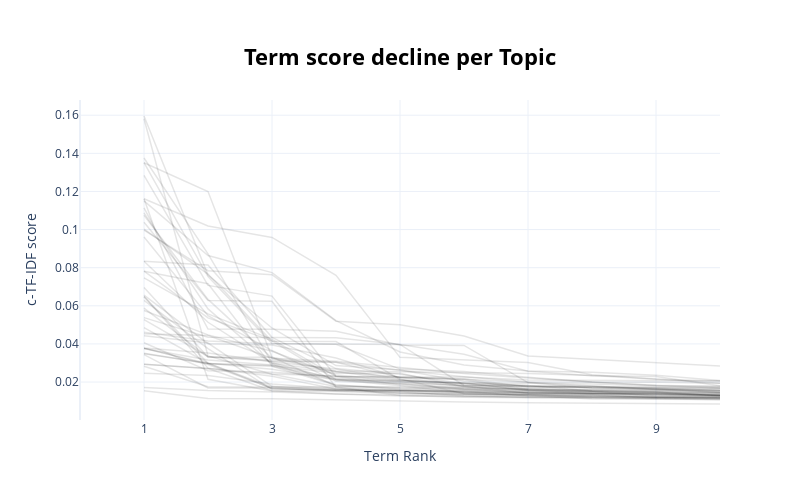

The notebook cell saved with this chart:
### Markdown cell above
<div class="alert alert-block alert-info"> ✅ <b>Note</b>: BERTopic package has a lot of built-in visualizations relevant to the topic modelling domain. They are impelemented on top of Plotly thus they have interactivity and other good capabilities / flavour of such a nice visualization library.</div>

For each topic, we have generated 10 words that best represent that topic. However, are 10 words sufficient? Can we already have a good topic representation with less number of representative words?

To understand the amount of words needed to have a sufficient topic representation, we can show the decline of term score when adding terms. The idea here is that each term that is added has a lower term score than the previous since the first is the best term for the topic. Eventually, we reach the point of diminishing returns, which is very similar to the elbow-method used in k-NN. Below, you can see the decline in term score when adding terms per topic:

### Code cell
topic_model.visualize_term_rank()

### Figure 1 — Plotly figure (JSON) as saved in the notebook; plotly's stock layout.template omitted (floating-point values rounded to 4 significant figures)
{"data": [{"hovertext": "<b>Topic -1</b>:flight_seat_airline_time_service_h", "line": {"color": "black", "width": 1.5}, "mode": "lines+lines", "name": "", "opacity": 0.1, "x": [1, 2, 3, 4, 5, 6, 7, 8, 9, 10], "y": [0.0154, 0.01131, 0.01127, 0.0106, 0.01001, 0.009506, 0.009076, 0.008861, 0.008485, 0.008481], "type": "scatter"}, {"hovertext": "<b>Topic 0</b>:flight_airline_customer_hour_worst_", "line": {"color": "black", "width": 1.5}, "mode": "lines+lines", "name": "", "opacity": 0.1, "x": [1, 2, 3, 4, 5, 6, 7, 8, 9, 10], "y": [0.01719, 0.01556, 0.01483, 0.01374, 0.01318, 0.01262, 0.01227, 0.01222, 0.01191, 0.01151], "type": "scatter"}, {"hovertext": "<b>Topic 1</b>:sydney_qantas_melbourne_flight_bris", "line": {"color": "black", "width": 1.5}, "mode": "lines+lines", "name": "", "opacity": 0.1, "x": [1, 2, 3, 4, 5, 6, 7, 8, 9, 10], "y": [0.02456, 0.02337, 0.01896, 0.01647, 0.01417, 0.01344, 0.01314, 0.01265, 0.01263, 0.01203], "type": "scatter"}, {"hovertext": "<b>Topic 2</b>:good_crew_friendly_cabin_service_fo", "line": {"color": "black", "width": 1.5}, "mode": "lines+lines", "name": "", "opacity": 0.1, "x": [1, 2, 3, 4, 5, 6, 7, 8, 9, 10], "y": [0.02932, 0.02708, 0.02425, 0.02317, 0.0203, 0.01947, 0.01932, 0.01899, 0.01796, 0.01781], "type": "scatter"}, {"hovertext": "<b>Topic 3</b>:johannesburg_cape_town_flight_nairo", "line": {"color": "black", "width": 1.5}, "mode": "lines+lines", "name": "", "opacity": 0.1, "x": [1, 2, 3, 4, 5, 6, 7, 8, 9, 10], "y": [0.02832, 0.01758, 0.01745, 0.01622, 0.01494, 0.01263, 0.0119, 0.01179, 0.01132, 0.01072], "type": "scatter"}, {"hovertext": "<b>Topic 4</b>:dubai_kuwait_flight_qatar_hour_doha", "line": {"color": "black", "width": 1.5}, "mode": "lines+lines", "name": "", "opacity": 0.1, "x": [1, 2, 3, 4, 5, 6, 7, 8, 9, 10], "y": [0.0294, 0.02709, 0.01543, 0.01377, 0.01262, 0.0123, 0.0121, 0.01191, 0.01176, 0.01167], "type": "scatter"}, {"hovertext": "<b>Topic 5</b>:gatwick_cook_thomas_manchester_flig", "line": {"color": "black", "width": 1.5}, "mode": "lines+lines", "name": "", "opacity": 0.1, "x": [1, 2, 3, 4, 5, 6, 7, 8, 9, 10], "y": [0.03436, 0.01688, 0.01683, 0.01544, 0.01526, 0.01493, 0.0144, 0.01423, 0.01357, 0.0127], "type": "scatter"}, {"hovertext": "<b>Topic 6</b>:toronto_canada_flight_air_hour_swoo", "line": {"color": "black", "width": 1.5}, "mode": "lines+lines", "name": "", "opacity": 0.1, "x": [1, 2, 3, 4, 5, 6, 7, 8, 9, 10], "y": [0.0378, 0.02916, 0.01672, 0.01537, 0.0145, 0.01355, 0.01323, 0.01274, 0.01202, 0.01199], "type": "scatter"}, {"hovertext": "<b>Topic 7</b>:bangkok_thai_nok_phuket_flight_chec", "line": {"color": "black", "width": 1.5}, "mode": "lines+lines", "name": "", "opacity": 0.1, "x": [1, 2, 3, 4, 5, 6, 7, 8, 9, 10], "y": [0.04854, 0.02986, 0.01658, 0.01574, 0.0154, 0.01418, 0.01359, 0.01355, 0.01292, 0.01283], "type": "scatter"}, {"hovertext": "<b>Topic 8</b>:china_shanghai_beijing_xiamen_chine", "line": {"color": "black", "width": 1.5}, "mode": "lines+lines", "name": "", "opacity": 0.1, "x": [1, 2, 3, 4, 5, 6, 7, 8, 9, 10], "y": [0.03757, 0.0298, 0.02671, 0.02103, 0.02086, 0.01927, 0.01588, 0.01505, 0.01269, 0.01238], "type": "scatter"}, {"hovertext": "<b>Topic 9</b>:berlin_lufthansa_germanwings_flight", "line": {"color": "black", "width": 1.5}, "mode": "lines+lines", "name": "", "opacity": 0.1, "x": [1, 2, 3, 4, 5, 6, 7, 8, 9, 10], "y": [0.03483, 0.02991, 0.01737, 0.01736, 0.01294, 0.01202, 0.01175, 0.01173, 0.01145, 0.01121], "type": "scatter"}, {"hovertext": "<b>Topic 10</b>:seoul_korean_tokyo_ana_seat_incheo", "line": {"color": "black", "width": 1.5}, "mode": "lines+lines", "name": "", "opacity": 0.1, "x": [1, 2, 3, 4, 5, 6, 7, 8, 9, 10], "y": [0.0351, 0.02958, 0.02827, 0.0183, 0.01699, 0.01648, 0.0161, 0.01586, 0.01583, 0.01583], "type": "scatter"}, {"hovertext": "<b>Topic 11</b>:delhi_india_mumbai_vistara_flight_", "line": {"color": "black", "width": 1.5}, "mode": "lines+lines", "name": "", "opacity": 0.1, "x": [1, 2, 3, 4, 5, 6, 7, 8, 9, 10], "y": [0.03755, 0.03159, 0.02898, 0.02185, 0.02015, 0.01781, 0.01412, 0.01403, 0.01368, 0.01352], "type": "scatter"}, {"hovertext": "<b>Topic 12</b>:moscow_aeroflot_baku_russian_s7_pe", "line": {"color": "black", "width": 1.5}, "mode": "lines+lines", "name": "", "opacity": 0.1, "x": [1, 2, 3, 4, 5, 6, 7, 8, 9, 10], "y": [0.06485, 0.0273, 0.02309, 0.01641, 0.01575, 0.01551, 0.01441, 0.01385, 0.01316, 0.01311], "type": "scatter"}, {"hovertext": "<b>Topic 13</b>:jakarta_denpasar_garuda_lion_bali_", "line": {"color": "black", "width": 1.5}, "mode": "lines+lines", "name": "", "opacity": 0.1, "x": [1, 2, 3, 4, 5, 6, 7, 8, 9, 10], "y": [0.05279, 0.03346, 0.03086, 0.03043, 0.02623, 0.02281, 0.02004, 0.01989, 0.01833, 0.01768], "type": "scatter"}, {"hovertext": "<b>Topic 14</b>:prague_czech_serbia_smartwings_csa", "line": {"color": "black", "width": 1.5}, "mode": "lines+lines", "name": "", "opacity": 0.1, "x": [1, 2, 3, 4, 5, 6, 7, 8, 9, 10], "y": [0.06481, 0.02979, 0.02867, 0.02463, 0.02459, 0.01749, 0.01639, 0.0154, 0.01517, 0.01432], "type": "scatter"}, {"hovertext": "<b>Topic 15</b>:icelandair_finnair_iceland_wow_kef", "line": {"color": "black", "width": 1.5}, "mode": "lines+lines", "name": "", "opacity": 0.1, "x": [1, 2, 3, 4, 5, 6, 7, 8, 9, 10], "y": [0.0379, 0.03518, 0.03065, 0.02687, 0.02158, 0.01389, 0.01295, 0.01105, 0.01104, 0.0109], "type": "scatter"}, {"hovertext": "<b>Topic 16</b>:manila_cebu_philippine_pacific_fli", "line": {"color": "black", "width": 1.5}, "mode": "lines+lines", "name": "", "opacity": 0.1, "x": [1, 2, 3, 4, 5, 6, 7, 8, 9, 10], "y": [0.0782, 0.05369, 0.04161, 0.02133, 0.01914, 0.01636, 0.01436, 0.01389, 0.01342, 0.01313], "type": "scatter"}, {"hovertext": "<b>Topic 17</b>:vietnam_ho_minh_chi_hanoi_airline_", "line": {"color": "black", "width": 1.5}, "mode": "lines+lines", "name": "", "opacity": 0.1, "x": [1, 2, 3, 4, 5, 6, 7, 8, 9, 10], "y": [0.0538, 0.0435, 0.04331, 0.04326, 0.0397, 0.01823, 0.01789, 0.01683, 0.01654, 0.01569], "type": "scatter"}, {"hovertext": "<b>Topic 18</b>:liat_barbados_st_antigua_trinidad_", "line": {"color": "black", "width": 1.5}, "mode": "lines+lines", "name": "", "opacity": 0.1, "x": [1, 2, 3, 4, 5, 6, 7, 8, 9, 10], "y": [0.06565, 0.04011, 0.03948, 0.03261, 0.02221, 0.02153, 0.01986, 0.0179, 0.01649, 0.01642], "type": "scatter"}, {"hovertext": "<b>Topic 19</b>:mauritius_seychelles_air_mahe_seat", "line": {"color": "black", "width": 1.5}, "mode": "lines+lines", "name": "", "opacity": 0.1, "x": [1, 2, 3, 4, 5, 6, 7, 8, 9, 10], "y": [0.1087, 0.05836, 0.02944, 0.01857, 0.01613, 0.01462, 0.0145, 0.01399, 0.01393, 0.01308], "type": "scatter"}, {"hovertext": "<b>Topic 20</b>:iberia_madrid_sata_boston_barcelon", "line": {"color": "black", "width": 1.5}, "mode": "lines+lines", "name": "", "opacity": 0.1, "x": [1, 2, 3, 4, 5, 6, 7, 8, 9, 10], "y": [0.0628, 0.03755, 0.01602, 0.01582, 0.01546, 0.01457, 0.01386, 0.01337, 0.01197, 0.01188], "type": "scatter"}, {"hovertext": "<b>Topic 21</b>:tam_aerolineas_buenos_aire_argenti", "line": {"color": "black", "width": 1.5}, "mode": "lines+lines", "name": "", "opacity": 0.1, "x": [1, 2, 3, 4, 5, 6, 7, 8, 9, 10], "y": [0.04607, 0.04159, 0.04009, 0.03996, 0.03971, 0.0346, 0.0257, 0.02331, 0.02295, 0.01807], "type": "scatter"}, {"hovertext": "<b>Topic 22</b>:tunis_casablanca_tunisair_algiers_", "line": {"color": "black", "width": 1.5}, "mode": "lines+lines", "name": "", "opacity": 0.1, "x": [1, 2, 3, 4, 5, 6, 7, 8, 9, 10], "y": [0.04538, 0.04436, 0.03249, 0.02543, 0.02268, 0.02116, 0.01626, 0.01555, 0.01483, 0.01448], "type": "scatter"}, {"hovertext": "<b>Topic 23</b>:paris_xl_france_orly_seat_newark_c", "line": {"color": "black", "width": 1.5}, "mode": "lines+lines", "name": "", "opacity": 0.1, "x": [1, 2, 3, 4, 5, 6, 7, 8, 9, 10], "y": [0.05874, 0.03316, 0.0316, 0.03034, 0.02233, 0.01831, 0.01744, 0.01743, 0.0161, 0.01544], "type": "scatter"}, {"hovertext": "<b>Topic 24</b>:istanbul_turkish_pegasus_airline_f", "line": {"color": "black", "width": 1.5}, "mode": "lines+lines", "name": "", "opacity": 0.1, "x": [1, 2, 3, 4, 5, 6, 7, 8, 9, 10], "y": [0.07465, 0.05574, 0.04238, 0.02292, 0.01856, 0.01606, 0.0152, 0.01425, 0.01425, 0.01289], "type": "scatter"}, {"hovertext": "<b>Topic 25</b>:athens_aegean_olympic_greek_flight", "line": {"color": "black", "width": 1.5}, "mode": "lines+lines", "name": "", "opacity": 0.1, "x": [1, 2, 3, 4, 5, 6, 7, 8, 9, 10], "y": [0.09611, 0.05484, 0.03653, 0.02037, 0.01922, 0.01684, 0.0159, 0.01467, 0.01381, 0.01314], "type": "scatter"}, {"hovertext": "<b>Topic 26</b>:lhr_ath_good_crew_clean_drink_frie", "line": {"color": "black", "width": 1.5}, "mode": "lines+lines", "name": "", "opacity": 0.1, "x": [1, 2, 3, 4, 5, 6, 7, 8, 9, 10], "y": [0.04063, 0.02597, 0.02514, 0.02293, 0.02266, 0.02264, 0.02103, 0.02091, 0.02054, 0.02052], "type": "scatter"}, {"hovertext": "<b>Topic 27</b>:mexico_aeromexico_city_viva_flight", "line": {"color": "black", "width": 1.5}, "mode": "lines+lines", "name": "", "opacity": 0.1, "x": [1, 2, 3, 4, 5, 6, 7, 8, 9, 10], "y": [0.05753, 0.04475, 0.03614, 0.02373, 0.02084, 0.01966, 0.0156, 0.0153, 0.01462, 0.01388], "type": "scatter"}, {"hovertext": "<b>Topic 28</b>:cathay_kong_hong_dragon_pacific_dr", "line": {"color": "black", "width": 1.5}, "mode": "lines+lines", "name": "", "opacity": 0.1, "x": [1, 2, 3, 4, 5, 6, 7, 8, 9, 10], "y": [0.1114, 0.04783, 0.04774, 0.0466, 0.03946, 0.0392, 0.0197, 0.01673, 0.01648, 0.01451], "type": "scatter"}, {"hovertext": "<b>Topic 29</b>:rome_alitalia_catania_milan_flight", "line": {"color": "black", "width": 1.5}, "mode": "lines+lines", "name": "", "opacity": 0.1, "x": [1, 2, 3, 4, 5, 6, 7, 8, 9, 10], "y": [0.07814, 0.07155, 0.02834, 0.02119, 0.01801, 0.01438, 0.01363, 0.01195, 0.01166, 0.01125], "type": "scatter"}, {"hovertext": "<b>Topic 30</b>:bogota_medellin_colombia_charge_pr", "line": {"color": "black", "width": 1.5}, "mode": "lines+lines", "name": "", "opacity": 0.1, "x": [1, 2, 3, 4, 5, 6, 7, 8, 9, 10], "y": [0.06963, 0.03315, 0.03299, 0.02577, 0.02537, 0.02483, 0.02451, 0.02342, 0.02147, 0.02053], "type": "scatter"}, {"hovertext": "<b>Topic 31</b>:havana_cubana_cuba_holguin_plane_h", "line": {"color": "black", "width": 1.5}, "mode": "lines+lines", "name": "", "opacity": 0.1, "x": [1, 2, 3, 4, 5, 6, 7, 8, 9, 10], "y": [0.08333, 0.08139, 0.04345, 0.02704, 0.02406, 0.01906, 0.01813, 0.01524, 0.01454, 0.01449], "type": "scatter"}, {"hovertext": "<b>Topic 32</b>:astana_almaty_air_good_cabin_fligh", "line": {"color": "black", "width": 1.5}, "mode": "lines+lines", "name": "", "opacity": 0.1, "x": [1, 2, 3, 4, 5, 6, 7, 8, 9, 10], "y": [0.1351, 0.12, 0.03302, 0.01796, 0.01661, 0.01615, 0.01551, 0.01409, 0.01382, 0.01381], "type": "scatter"}, {"hovertext": "<b>Topic 33</b>:lima_cusco_peruvian_peru_lan_arequ", "line": {"color": "black", "width": 1.5}, "mode": "lines+lines", "name": "", "opacity": 0.1, "x": [1, 2, 3, 4, 5, 6, 7, 8, 9, 10], "y": [0.1151, 0.08639, 0.0774, 0.05221, 0.0358, 0.02894, 0.02582, 0.02514, 0.02359, 0.02084], "type": "scatter"}, {"hovertext": "<b>Topic 34</b>:virgin_america_san_francisco_sfo_f", "line": {"color": "black", "width": 1.5}, "mode": "lines+lines", "name": "", "opacity": 0.1, "x": [1, 2, 3, 4, 5, 6, 7, 8, 9, 10], "y": [0.1002, 0.07667, 0.04146, 0.04127, 0.02138, 0.01786, 0.01561, 0.01523, 0.01482, 0.01266], "type": "scatter"}, {"hovertext": "<b>Topic 35</b>:lcy_vlm_sandwich_check_drink_fligh", "line": {"color": "black", "width": 1.5}, "mode": "lines+lines", "name": "", "opacity": 0.1, "x": [1, 2, 3, 4, 5, 6, 7, 8, 9, 10], "y": [0.1581, 0.03367, 0.02412, 0.01769, 0.01738, 0.01729, 0.01651, 0.01595, 0.01587, 0.01522], "type": "scatter"}, {"hovertext": "<b>Topic 36</b>:brunei_royal_melbourne_dubai_londo", "line": {"color": "black", "width": 1.5}, "mode": "lines+lines", "name": "", "opacity": 0.1, "x": [1, 2, 3, 4, 5, 6, 7, 8, 9, 10], "y": [0.1596, 0.07612, 0.04837, 0.02865, 0.02635, 0.02038, 0.01783, 0.01752, 0.01727, 0.01701], "type": "scatter"}, {"hovertext": "<b>Topic 37</b>:dublin_lingus_aer_ryanair_flight_t", "line": {"color": "black", "width": 1.5}, "mode": "lines+lines", "name": "", "opacity": 0.1, "x": [1, 2, 3, 4, 5, 6, 7, 8, 9, 10], "y": [0.1039, 0.0628, 0.06242, 0.01718, 0.01551, 0.01514, 0.01266, 0.01238, 0.01206, 0.01199], "type": "scatter"}, {"hovertext": "<b>Topic 38</b>:de_la_que_el_en_un_con_por_vuelo_a", "line": {"color": "black", "width": 1.5}, "mode": "lines+lines", "name": "", "opacity": 0.1, "x": [1, 2, 3, 4, 5, 6, 7, 8, 9, 10], "y": [0.09973, 0.07841, 0.07636, 0.05191, 0.05002, 0.04417, 0.03372, 0.0319, 0.03046, 0.02836], "type": "scatter"}, {"hovertext": "<b>Topic 39</b>:silkair_singapore_silk_short_enter", "line": {"color": "black", "width": 1.5}, "mode": "lines+lines", "name": "", "opacity": 0.1, "x": [1, 2, 3, 4, 5, 6, 7, 8, 9, 10], "y": [0.1376, 0.08725, 0.03012, 0.0214, 0.01978, 0.01815, 0.01767, 0.01751, 0.01697, 0.01688], "type": "scatter"}, {"hovertext": "<b>Topic 40</b>:luxair_luxembourg_lux_lg_sandwich_", "line": {"color": "black", "width": 1.5}, "mode": "lines+lines", "name": "", "opacity": 0.1, "x": [1, 2, 3, 4, 5, 6, 7, 8, 9, 10], "y": [0.1285, 0.07071, 0.06508, 0.02286, 0.02246, 0.02169, 0.01747, 0.01726, 0.01683, 0.01555], "type": "scatter"}, {"hovertext": "<b>Topic 41</b>:iran_tehran_air_iranian_old_shiraz", "line": {"color": "black", "width": 1.5}, "mode": "lines+lines", "name": "", "opacity": 0.1, "x": [1, 2, 3, 4, 5, 6, 7, 8, 9, 10], "y": [0.1075, 0.06338, 0.03254, 0.03095, 0.02765, 0.02452, 0.02208, 0.01999, 0.01986, 0.01931], "type": "scatter"}, {"hovertext": "<b>Topic 42</b>:ryanair_pay_crew_bag_extra_member_", "line": {"color": "black", "width": 1.5}, "mode": "lines+lines", "name": "", "opacity": 0.1, "x": [1, 2, 3, 4, 5, 6, 7, 8, 9, 10], "y": [0.1162, 0.02141, 0.01532, 0.015, 0.01396, 0.01367, 0.01321, 0.01299, 0.01194, 0.01153], "type": "scatter"}, {"hovertext": "<b>Topic 43</b>:paris_france_would_day_flight_leve", "line": {"color": "black", "width": 1.5}, "mode": "lines+lines", "name": "", "opacity": 0.1, "x": [1, 2, 3, 4, 5, 6, 7, 8, 9, 10], "y": [0.0443, 0.04046, 0.01776, 0.01592, 0.01568, 0.01517, 0.01472, 0.01467, 0.0146, 0.01303], "type": "scatter"}, {"hovertext": "<b>Topic 44</b>:curacao_insel_aruba_bonaire_miami_", "line": {"color": "black", "width": 1.5}, "mode": "lines+lines", "name": "", "opacity": 0.1, "x": [1, 2, 3, 4, 5, 6, 7, 8, 9, 10], "y": [0.1162, 0.1018, 0.09585, 0.07598, 0.03295, 0.03177, 0.03021, 0.02381, 0.02143, 0.01939], "type": "scatter"}, {"hovertext": "<b>Topic 45</b>:hawaiian_honolulu_maui_island_hawa", "line": {"color": "black", "width": 1.5}, "mode": "lines+lines", "name": "", "opacity": 0.1, "x": [1, 2, 3, 4, 5, 6, 7, 8, 9, 10], "y": [0.08334, 0.05136, 0.02989, 0.02544, 0.02107, 0.01924, 0.01814, 0.0179, 0.01609, 0.01482], "type": "scatter"}, {"hovertext": "<b>Topic 46</b>:luanda_taag_town_cape_lisbon_angol", "line": {"color": "black", "width": 1.5}, "mode": "lines+lines", "name": "", "opacity": 0.1, "x": [1, 2, 3, 4, 5, 6, 7, 8, 9, 10], "y": [0.1351, 0.07531, 0.04028, 0.03985, 0.02679, 0.02548, 0.02247, 0.01998, 0.01815, 0.01694], "type": "scatter"}], "layout": {"xaxis": {"range": [0, 10], "tick0": 1, "dtick": 2, "title": {"text": "Term Rank"}, "type": "linear"}, "title": {"font": {"size": 22, "color": "Black"}, "text": "<b>Term score decline per Topic</b>", "y": 0.9, "x": 0.5, "xanchor": "center", "yanchor": "top"}, "hoverlabel": {"font": {"size": 16, "family": "Rockwell"}, "bgcolor": "white"}, "showlegend": false, "width": 800, "height": 500, "yaxis": {"title": {"text": "c-TF-IDF score"}, "type": "linear", "range": [8.644e-05, 0.168], "autorange": true}}}
